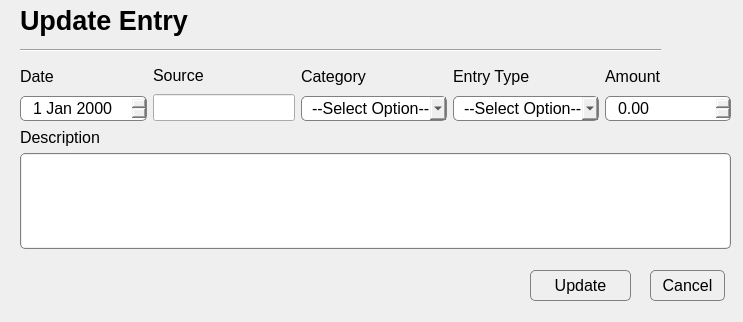
<?xml version="1.0" encoding="UTF-8"?>
<ui version="4.0">
 <class>editDialog</class>
 <widget class="QDialog" name="editDialog">
  <property name="geometry">
   <rect>
    <x>0</x>
    <y>0</y>
    <width>743</width>
    <height>322</height>
   </rect>
  </property>
  <property name="windowTitle">
   <string>Edit Dialog</string>
  </property>
  <property name="styleSheet">
   <string notr="true">QDateEdit {
	border: 1px solid gray;
	border-radius: 5px;
	padding-left: 10px;
}

QComboBox {
	border: 1px solid gray;
	border-radius: 5px;
	padding-left: 10px;
}

QDoubleSpinBox {
	border: 1px solid gray;
	border-radius: 5px;
	padding-left: 10px;
}


QPushButton {
	border: 1px solid gray;
	border-radius: 5px;
}

QPlainTextEdit {
	border: 1px solid gray;        /* Set the border */
	border-radius: 5px;          /* Round the corners */
	padding: 1px;                /* Space between text and border */
}

QPlainTextEdit::viewport {
	background: transparent;      /* Make viewport background transparent */
	border: none;                 /* Remove viewport border */
}</string>
  </property>
  <widget class="QLabel" name="incomeDialogTitle">
   <property name="geometry">
    <rect>
     <x>20</x>
     <y>0</y>
     <width>181</width>
     <height>41</height>
    </rect>
   </property>
   <property name="font">
    <font>
     <pointsize>20</pointsize>
     <bold>true</bold>
    </font>
   </property>
   <property name="text">
    <string>Update Entry</string>
   </property>
  </widget>
  <widget class="Line" name="line">
   <property name="geometry">
    <rect>
     <x>20</x>
     <y>40</y>
     <width>641</width>
     <height>21</height>
    </rect>
   </property>
   <property name="orientation">
    <enum>Qt::Horizontal</enum>
   </property>
  </widget>
  <widget class="QPushButton" name="editCancelPushButton">
   <property name="geometry">
    <rect>
     <x>650</x>
     <y>270</y>
     <width>75</width>
     <height>31</height>
    </rect>
   </property>
   <property name="font">
    <font>
     <pointsize>12</pointsize>
    </font>
   </property>
   <property name="text">
    <string>Cancel</string>
   </property>
  </widget>
  <widget class="QPushButton" name="editUpdatePushButton">
   <property name="geometry">
    <rect>
     <x>530</x>
     <y>270</y>
     <width>101</width>
     <height>31</height>
    </rect>
   </property>
   <property name="font">
    <font>
     <pointsize>12</pointsize>
    </font>
   </property>
   <property name="text">
    <string>Update</string>
   </property>
  </widget>
  <widget class="QWidget" name="layoutWidget">
   <property name="geometry">
    <rect>
     <x>20</x>
     <y>128</y>
     <width>711</width>
     <height>121</height>
    </rect>
   </property>
   <layout class="QVBoxLayout" name="verticalLayout_4">
    <item>
     <widget class="QLabel" name="editDescriptionTextEditLabel">
      <property name="font">
       <font>
        <pointsize>12</pointsize>
       </font>
      </property>
      <property name="text">
       <string>Description</string>
      </property>
     </widget>
    </item>
    <item>
     <widget class="QPlainTextEdit" name="editDescriptionTextEdit">
      <property name="font">
       <font>
        <pointsize>12</pointsize>
       </font>
      </property>
     </widget>
    </item>
   </layout>
  </widget>
  <widget class="QWidget" name="layoutWidget">
   <property name="geometry">
    <rect>
     <x>20</x>
     <y>63</y>
     <width>711</width>
     <height>58</height>
    </rect>
   </property>
   <layout class="QHBoxLayout" name="horizontalLayout">
    <item>
     <layout class="QVBoxLayout" name="verticalLayout">
      <item>
       <widget class="QLabel" name="editDateEditLabel">
        <property name="font">
         <font>
          <pointsize>12</pointsize>
         </font>
        </property>
        <property name="text">
         <string>Date</string>
        </property>
       </widget>
      </item>
      <item>
       <widget class="QDateEdit" name="editDateEdit">
        <property name="minimumSize">
         <size>
          <width>0</width>
          <height>25</height>
         </size>
        </property>
        <property name="maximumSize">
         <size>
          <width>16777215</width>
          <height>25</height>
         </size>
        </property>
        <property name="font">
         <font>
          <pointsize>12</pointsize>
         </font>
        </property>
       </widget>
      </item>
     </layout>
    </item>
    <item>
     <layout class="QVBoxLayout" name="verticalLayout_5">
      <item>
       <widget class="QLabel" name="editSourceEditLabel">
        <property name="font">
         <font>
          <pointsize>12</pointsize>
         </font>
        </property>
        <property name="text">
         <string>Source</string>
        </property>
       </widget>
      </item>
      <item>
       <widget class="QLineEdit" name="editSourceEdit">
        <property name="sizePolicy">
         <sizepolicy hsizetype="Maximum" vsizetype="Fixed">
          <horstretch>0</horstretch>
          <verstretch>0</verstretch>
         </sizepolicy>
        </property>
        <property name="font">
         <font>
          <pointsize>12</pointsize>
         </font>
        </property>
       </widget>
      </item>
     </layout>
    </item>
    <item>
     <layout class="QVBoxLayout" name="verticalLayout_2">
      <item>
       <widget class="QLabel" name="editCategoryDropdownLabel">
        <property name="font">
         <font>
          <pointsize>12</pointsize>
         </font>
        </property>
        <property name="text">
         <string>Category</string>
        </property>
       </widget>
      </item>
      <item>
       <widget class="QComboBox" name="editCategoryDropdown">
        <property name="minimumSize">
         <size>
          <width>0</width>
          <height>25</height>
         </size>
        </property>
        <property name="maximumSize">
         <size>
          <width>16777215</width>
          <height>25</height>
         </size>
        </property>
        <property name="font">
         <font>
          <pointsize>12</pointsize>
         </font>
        </property>
        <property name="placeholderText">
         <string>--Select Option--</string>
        </property>
        <item>
         <property name="text">
          <string/>
         </property>
        </item>
        <item>
         <property name="text">
          <string>Groceries</string>
         </property>
        </item>
        <item>
         <property name="text">
          <string>Transportation</string>
         </property>
        </item>
        <item>
         <property name="text">
          <string>Entertainment</string>
         </property>
        </item>
        <item>
         <property name="text">
          <string>Pets</string>
         </property>
        </item>
        <item>
         <property name="text">
          <string>Health</string>
         </property>
        </item>
        <item>
         <property name="text">
          <string>Rent</string>
         </property>
        </item>
        <item>
         <property name="text">
          <string>Paycheck</string>
         </property>
        </item>
        <item>
         <property name="text">
          <string>Freelance</string>
         </property>
        </item>
        <item>
         <property name="text">
          <string>Capital Gains</string>
         </property>
        </item>
        <item>
         <property name="text">
          <string>Investments</string>
         </property>
        </item>
        <item>
         <property name="text">
          <string>Other</string>
         </property>
        </item>
       </widget>
      </item>
     </layout>
    </item>
    <item>
     <layout class="QVBoxLayout" name="verticalLayout_6">
      <item>
       <widget class="QLabel" name="editEntryTypeDropdownLabel">
        <property name="font">
         <font>
          <pointsize>12</pointsize>
         </font>
        </property>
        <property name="text">
         <string>Entry Type</string>
        </property>
       </widget>
      </item>
      <item>
       <widget class="QComboBox" name="editEntryTypeDropdown">
        <property name="minimumSize">
         <size>
          <width>0</width>
          <height>25</height>
         </size>
        </property>
        <property name="maximumSize">
         <size>
          <width>16777215</width>
          <height>25</height>
         </size>
        </property>
        <property name="font">
         <font>
          <pointsize>12</pointsize>
         </font>
        </property>
        <property name="placeholderText">
         <string>--Select Option--</string>
        </property>
        <item>
         <property name="text">
          <string/>
         </property>
        </item>
        <item>
         <property name="text">
          <string>Expense</string>
         </property>
        </item>
        <item>
         <property name="text">
          <string>Income</string>
         </property>
        </item>
       </widget>
      </item>
     </layout>
    </item>
    <item>
     <layout class="QVBoxLayout" name="verticalLayout_3">
      <item>
       <widget class="QLabel" name="editAmountSpinboxLabel">
        <property name="font">
         <font>
          <pointsize>12</pointsize>
         </font>
        </property>
        <property name="text">
         <string>Amount</string>
        </property>
       </widget>
      </item>
      <item>
       <widget class="QDoubleSpinBox" name="editAmountSpinbox">
        <property name="minimumSize">
         <size>
          <width>0</width>
          <height>25</height>
         </size>
        </property>
        <property name="maximumSize">
         <size>
          <width>16777215</width>
          <height>25</height>
         </size>
        </property>
        <property name="font">
         <font>
          <pointsize>12</pointsize>
         </font>
        </property>
        <property name="maximum">
         <double>9999999.990000000223517</double>
        </property>
       </widget>
      </item>
     </layout>
    </item>
   </layout>
  </widget>
 </widget>
 <resources/>
 <connections/>
</ui>
